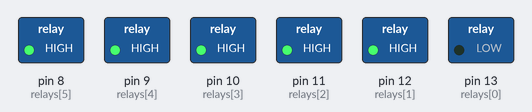
A sketch run on a simulated Arduino Uno, built with avr-gcc and run on an emulated ATmega328P. Parts: switched loads named in the sketch (green lamp = pin HIGH).

Above: at 1.0 s.
At 3.0 s:
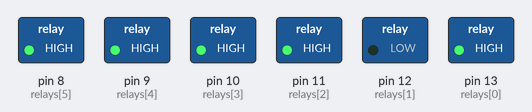
At 5.0 s:
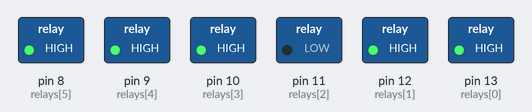
At 7.0 s:
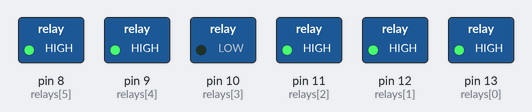
At 9.0 s:
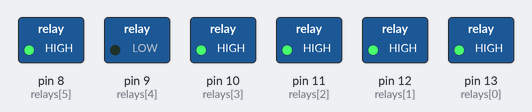
At 11.0 s:
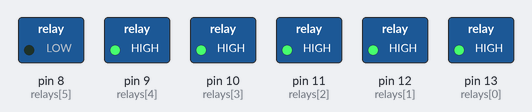
Timing chart, 0 to 15.6 s (numbered marks = the images above):
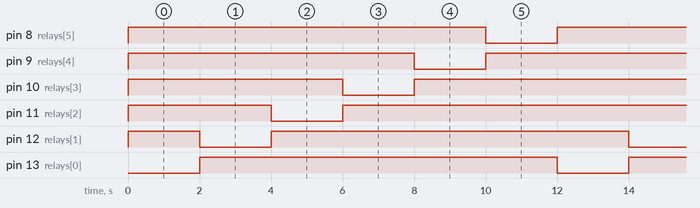

Measured:
- by itself, pin 8 (relays[5]), pin 9 (relays[4]), pin 10 (relays[3]), pin 11 (relays[2]), pin 12 (relays[1]), pin 13 (relays[0]): alternates HIGH for 10.0 s and LOW for 2.0 s
- by itself, everything shown: repeats every 12.0 s, in 7 steps

The sketch:

Relay_test.ino
```cpp
int relays[] = {13,12,11,10,9,8};
int pin_Count = 6;

void setup() {
   for (int thisPin = 0; thisPin < pin_Count; thisPin++) {

    pinMode(relays[thisPin], OUTPUT);
    digitalWrite(relays[thisPin], HIGH);

  }

}

void loop() {
  for (int thisPin = 0; thisPin < pin_Count; thisPin++) {

    // turn the pin on:

    digitalWrite(relays[thisPin], LOW);

    delay(2000);

    // turn the pin off:

    digitalWrite(relays[thisPin], HIGH);

  }

}
```
